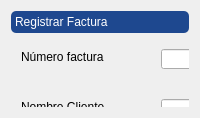
               <widget class="QWidget" name="page_cuatro">
                <layout class="QHBoxLayout" name="horizontalLayout_6">
                 <item>
                  <widget class="QToolBox" name="toolBox_4">
                   <property name="styleSheet">
                    <string notr="true">
QToolBox::tab {
	background-color:  rgb(255,255,255);
	border-radius: 5px;
	color: rgb(0,0,0);
	font: 75 8pt &quot;Ms Shell Dlg 2&quot;;
}

QToolBox::tab:selected {
	background-color: rgb(30, 72, 143);
	font: 75 12pt &quot;MS Shell Dlg 2&quot;;
	color: rgb(255,255,255);
}
</string>
                   </property>
                   <property name="currentIndex">
                    <number>0</number>
                   </property>
                   <widget class="QWidget" name="f_registro">
                    <property name="geometry">
                     <rect>
                      <x>0</x>
                      <y>0</y>
                      <width>787</width>
                      <height>538</height>
                     </rect>
                    </property>
                    <attribute name="label">
                     <string>Registrar Factura</string>
                    </attribute>
                    <widget class="QLabel" name="label_33">
                     <property name="geometry">
                      <rect>
                       <x>10</x>
                       <y>10</y>
                       <width>151</width>
                       <height>16</height>
                      </rect>
                     </property>
                     <property name="text">
                      <string>Número factura</string>
                     </property>
                    </widget>
                    <widget class="QLineEdit" name="le_numerofactura_F">
                     <property name="geometry">
                      <rect>
                       <x>150</x>
                       <y>10</y>
                       <width>181</width>
                       <height>20</height>
                      </rect>
                     </property>
                     <property name="styleSheet">
                      <string notr="true">
font:87 10pt &quot;Arial Black&quot;;
color:rgb(255,255,255);

</string>
                     </property>
                     <property name="text">
                      <string/>
                     </property>
                    </widget>
                    <widget class="QLabel" name="label_34">
                     <property name="geometry">
                      <rect>
                       <x>410</x>
                       <y>10</y>
                       <width>151</width>
                       <height>16</height>
                      </rect>
                     </property>
                     <property name="text">
                      <string>Forma de pago</string>
                     </property>
                    </widget>
                    <widget class="QLabel" name="label_35">
                     <property name="geometry">
                      <rect>
                       <x>10</x>
                       <y>60</y>
                       <width>151</width>
                       <height>16</height>
                      </rect>
                     </property>
                     <property name="text">
                      <string>Nombre Cliente</string>
                     </property>
                    </widget>
                    <widget class="QLabel" name="label_36">
                     <property name="geometry">
                      <rect>
                       <x>10</x>
                       <y>110</y>
                       <width>151</width>
                       <height>16</height>
                      </rect>
                     </property>
                     <property name="text">
                      <string>Apellido Cliente</string>
                     </property>
                    </widget>
                    <widget class="QLabel" name="label_37">
                     <property name="geometry">
                      <rect>
                       <x>410</x>
                       <y>50</y>
                       <width>151</width>
                       <height>16</height>
                      </rect>
                     </property>
                     <property name="text">
                      <string>Fecha </string>
                     </property>
                    </widget>
                    <widget class="QLabel" name="label_38">
                     <property name="geometry">
                      <rect>
                       <x>410</x>
                       <y>110</y>
                       <width>151</width>
                       <height>16</height>
                      </rect>
                     </property>
                     <property name="text">
                      <string>Vendedor</string>
                     </property>
                    </widget>
                    <widget class="QLabel" name="label_39">
                     <property name="geometry">
                      <rect>
                       <x>10</x>
                       <y>160</y>
                       <width>151</width>
                       <height>16</height>
                      </rect>
                     </property>
                     <property name="text">
                      <string>Id artículo</string>
                     </property>
                    </widget>
                    <widget class="QLabel" name="label_40">
                     <property name="geometry">
                      <rect>
                       <x>490</x>
                       <y>160</y>
                       <width>151</width>
                       <height>16</height>
                      </rect>
                     </property>
                     <property name="text">
                      <string>Stock</string>
                     </property>
                    </widget>
                    <widget class="QLabel" name="label_41">
                     <property name="geometry">
                      <rect>
                       <x>450</x>
                       <y>240</y>
                       <width>151</width>
                       <height>16</height>
                      </rect>
                     </property>
                     <property name="text">
                      <string>Precio unidad</string>
                     </property>
                    </widget>
                    <widget class="QLabel" name="label_42">
                     <property name="geometry">
                      <rect>
                       <x>10</x>
                       <y>210</y>
                       <width>151</width>
                       <height>16</height>
                      </rect>
                     </property>
                     <property name="text">
                      <string>Cantidad</string>
                     </property>
                    </widget>
                    <widget class="QLabel" name="label_43">
                     <property name="geometry">
                      <rect>
                       <x>170</x>
                       <y>210</y>
                       <width>151</width>
                       <height>16</height>
                      </rect>
                     </property>
                     <property name="text">
                      <string>Descuento</string>
                     </property>
                    </widget>
                    <widget class="QLabel" name="label_44">
                     <property name="geometry">
                      <rect>
                       <x>450</x>
                       <y>210</y>
                       <width>151</width>
                       <height>16</height>
                      </rect>
                     </property>
                     <property name="text">
                      <string>Total artículos</string>
                     </property>
                    </widget>
                    <widget class="QLabel" name="label_45">
                     <property name="geometry">
                      <rect>
                       <x>520</x>
                       <y>480</y>
                       <width>151</width>
                       <height>16</height>
                      </rect>
                     </property>
                     <property name="text">
                      <string>IVA </string>
                     </property>
                    </widget>
                    <widget class="QLabel" name="label_46">
                     <property name="geometry">
                      <rect>
                       <x>450</x>
                       <y>510</y>
                       <width>151</width>
                       <height>16</height>
                      </rect>
                     </property>
                     <property name="text">
                      <string>Total Factura</string>
                     </property>
                    </widget>
                    <widget class="QLabel" name="label_47">
                     <property name="geometry">
                      <rect>
                       <x>190</x>
                       <y>160</y>
                       <width>151</width>
                       <height>16</height>
                      </rect>
                     </property>
                     <property name="text">
                      <string>Artículo</string>
                     </property>
                    </widget>
                    <widget class="QLineEdit" name="le_nombre_F">
                     <property name="geometry">
                      <rect>
                       <x>150</x>
                       <y>60</y>
                       <width>181</width>
                       <height>20</height>
                      </rect>
                     </property>
                     <property name="styleSheet">
                      <string notr="true">
font:87 10pt &quot;Arial Black&quot;;
color:rgb(255,255,255);

</string>
                     </property>
                     <property name="text">
                      <string/>
                     </property>
                    </widget>
                    <widget class="QLineEdit" name="le_apellido_F">
                     <property name="geometry">
                      <rect>
                       <x>150</x>
                       <y>110</y>
                       <width>181</width>
                       <height>20</height>
                      </rect>
                     </property>
                     <property name="styleSheet">
                      <string notr="true">
font:87 10pt &quot;Arial Black&quot;;
color:rgb(255,255,255);

</string>
                     </property>
                     <property name="text">
                      <string/>
                     </property>
                    </widget>
                    <widget class="QLineEdit" name="le_idarticulo_F">
                     <property name="geometry">
                      <rect>
                       <x>100</x>
                       <y>160</y>
                       <width>51</width>
                       <height>20</height>
                      </rect>
                     </property>
                     <property name="styleSheet">
                      <string notr="true">
font:87 10pt &quot;Arial Black&quot;;
color:rgb(255,255,255);

</string>
                     </property>
                     <property name="text">
                      <string/>
                     </property>
                    </widget>
                    <widget class="QLineEdit" name="le_vendedor_F">
                     <property name="geometry">
                      <rect>
                       <x>580</x>
                       <y>110</y>
                       <width>181</width>
                       <height>20</height>
                      </rect>
                     </property>
                     <property name="styleSheet">
                      <string notr="true">
font:87 10pt &quot;Arial Black&quot;;
color:rgb(255,255,255);

</string>
                     </property>
                     <property name="text">
                      <string/>
                     </property>
                    </widget>
                    <widget class="QLineEdit" name="le_stock_F">
                     <property name="geometry">
                      <rect>
                       <x>580</x>
                       <y>160</y>
                       <width>121</width>
                       <height>20</height>
                      </rect>
                     </property>
                     <property name="styleSheet">
                      <string notr="true">
font:87 10pt &quot;Arial Black&quot;;
color:rgb(255,255,255);

</string>
                     </property>
                     <property name="text">
                      <string/>
                     </property>
                    </widget>
                    <widget class="QLineEdit" name="le_totalarticulosF">
                     <property name="geometry">
                      <rect>
                       <x>580</x>
                       <y>210</y>
                       <width>111</width>
                       <height>20</height>
                      </rect>
                     </property>
                     <property name="styleSheet">
                      <string notr="true">
font:87 10pt &quot;Arial Black&quot;;
color:rgb(255,255,255);

</string>
                     </property>
                     <property name="text">
                      <string/>
                     </property>
                    </widget>
                    <widget class="QLineEdit" name="le_preciounidad_F">
                     <property name="geometry">
                      <rect>
                       <x>580</x>
                       <y>240</y>
                       <width>111</width>
                       <height>20</height>
                      </rect>
                     </property>
                     <property name="styleSheet">
                      <string notr="true">
font:87 10pt &quot;Arial Black&quot;;
color:rgb(255,255,255);

</string>
                     </property>
                     <property name="text">
                      <string/>
                     </property>
                    </widget>
                    <widget class="QLineEdit" name="le_articulo_F">
                     <property name="geometry">
                      <rect>
                       <x>280</x>
                       <y>160</y>
                       <width>151</width>
                       <height>20</height>
                      </rect>
                     </property>
                     <property name="styleSheet">
                      <string notr="true">
font:87 10pt &quot;Arial Black&quot;;
color:rgb(255,255,255);

</string>
                     </property>
                     <property name="text">
                      <string/>
                     </property>
                    </widget>
                    <widget class="QLineEdit" name="le_cantidad_F">
                     <property name="geometry">
                      <rect>
                       <x>100</x>
                       <y>210</y>
                       <width>51</width>
                       <height>20</height>
                      </rect>
                     </property>
                     <property name="styleSheet">
                      <string notr="true">
font:87 10pt &quot;Arial Black&quot;;
color:rgb(255,255,255);

</string>
                     </property>
                     <property name="text">
                      <string/>
                     </property>
                    </widget>
                    <widget class="QLineEdit" name="le_descuento_F">
                     <property name="geometry">
                      <rect>
                       <x>280</x>
                       <y>210</y>
                       <width>51</width>
                       <height>20</height>
                      </rect>
                     </property>
                     <property name="styleSheet">
                      <string notr="true">
font:87 10pt &quot;Arial Black&quot;;
color:rgb(255,255,255);

</string>
                     </property>
                     <property name="text">
                      <string/>
                     </property>
                    </widget>
                    <widget class="QLineEdit" name="le_totalfactura_F">
                     <property name="geometry">
                      <rect>
                       <x>580</x>
                       <y>510</y>
                       <width>111</width>
                       <height>20</height>
                      </rect>
                     </property>
                     <property name="styleSheet">
                      <string notr="true">
font:87 10pt &quot;Arial Black&quot;;
color:rgb(255,255,255);

</string>
                     </property>
                     <property name="text">
                      <string/>
                     </property>
                    </widget>
                    <widget class="QLineEdit" name="le_iva_F">
                     <property name="geometry">
                      <rect>
                       <x>580</x>
                       <y>480</y>
                       <width>111</width>
                       <height>20</height>
                      </rect>
                     </property>
                     <property name="styleSheet">
                      <string notr="true">
font:87 10pt &quot;Arial Black&quot;;
color:rgb(255,255,255);

</string>
                     </property>
                     <property name="text">
                      <string/>
                     </property>
                    </widget>
                    <widget class="QDateEdit" name="de_fecha_F">
                     <property name="geometry">
                      <rect>
                       <x>580</x>
                       <y>50</y>
                       <width>141</width>
                       <height>22</height>
                      </rect>
                     </property>
                     <property name="styleSheet">
                      <string notr="true">background-color: rgb(255, 255, 255);</string>
                     </property>
                    </widget>
                    <widget class="QComboBox" name="cb_formaPago_F">
                     <property name="geometry">
                      <rect>
                       <x>580</x>
                       <y>10</y>
                       <width>141</width>
                       <height>21</height>
                      </rect>
                     </property>
                     <property name="styleSheet">
                      <string notr="true">background-color: rgb(255, 255, 255);</string>
                     </property>
                    </widget>
                    <widget class="QPushButton" name="bt_registrartotal_F">
                     <property name="geometry">
                      <rect>
                       <x>310</x>
                       <y>490</y>
                       <width>91</width>
                       <height>23</height>
                      </rect>
                     </property>
                     <property name="text">
                      <string>Registrar Total</string>
                     </property>
                    </widget>
                    <widget class="QPushButton" name="bt_registrardetalle_F">
                     <property name="geometry">
                      <rect>
                       <x>120</x>
                       <y>490</y>
                       <width>91</width>
                       <height>23</height>
                      </rect>
                     </property>
                     <property name="text">
                      <string>Registrar detalle</string>
                     </property>
                    </widget>
                    <widget class="QTableWidget" name="table_FR">
                     <property name="geometry">
                      <rect>
                       <x>10</x>
                       <y>280</y>
                       <width>691</width>
                       <height>181</height>
                      </rect>
                     </property>
                     <column>
                      <property name="text">
                       <string>Numero Factura</string>
                      </property>
                     </column>
                     <column>
                      <property name="text">
                       <string>Código Artículo</string>
                      </property>
                     </column>
                     <column>
                      <property name="text">
                       <string>Descripción</string>
                      </property>
                     </column>
                     <column>
                      <property name="text">
                       <string>Cantidad</string>
                      </property>
                     </column>
                     <column>
                      <property name="text">
                       <string>Total</string>
                      </property>
                     </column>
                    </widget>
                   </widget>
                  </widget>
                 </item>
                </layout>
               </widget>
